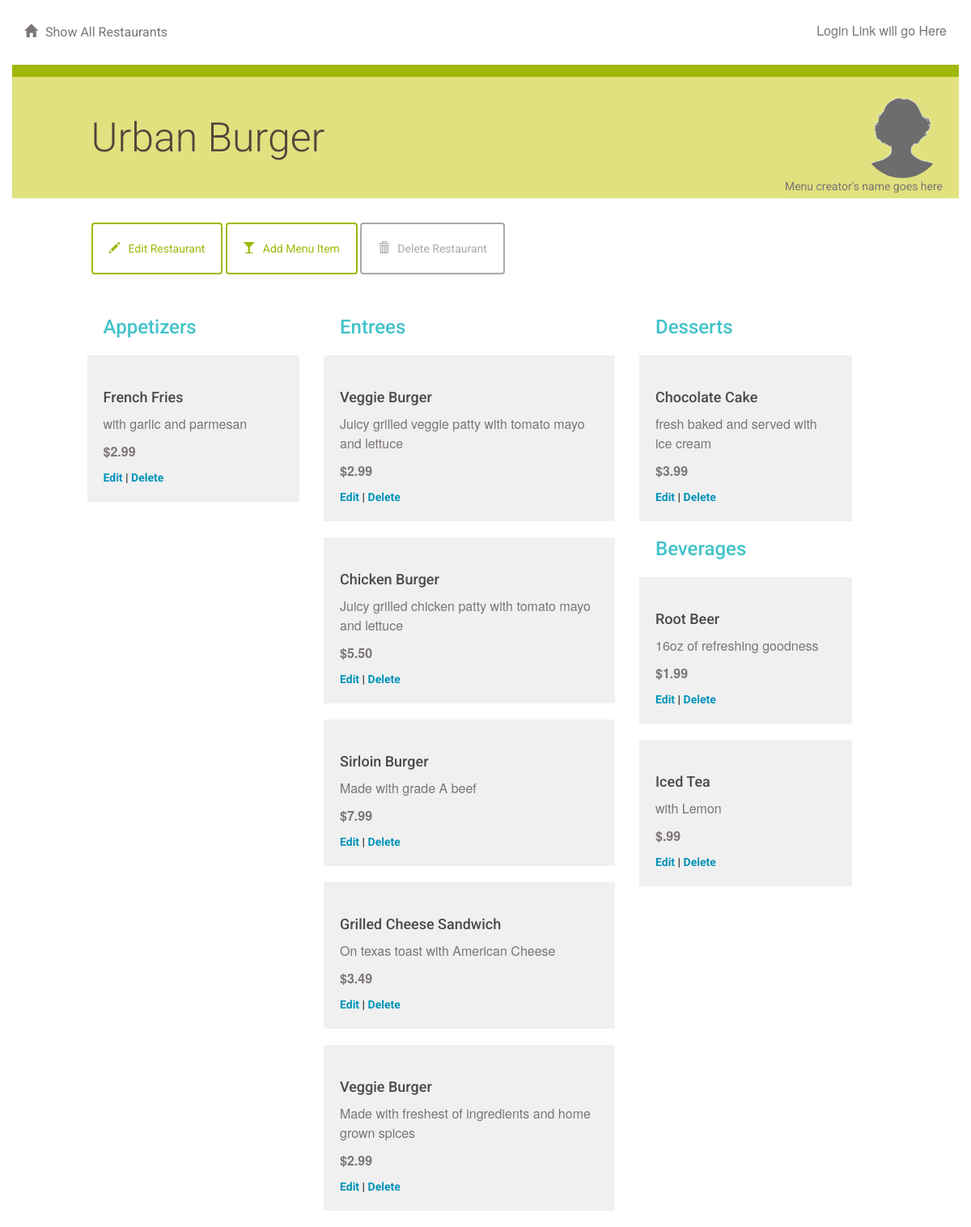
The app's page /restaurant/2/menu/ with its own data.
### oauth/database_setup.py (models this page shows, shortened)
class Restaurant(Base):
    __tablename__ = 'restaurant'
    id = Column(Integer, primary_key=True)
    name = Column(String(250), nullable=False)

class MenuItem(Base):
    __tablename__ = 'menu_item'
    name =Column(String(80), nullable = False)
    id = Column(Integer, primary_key = True)
    description = Column(String(250))
    price = Column(String(8))
    course = Column(String(250))
    restaurant_id = Column(Integer,ForeignKey('restaurant.id'))
    restaurant = relationship(Restaurant)

### oauth/project.py (the view)
@app.route('/restaurant/<int:restaurant_id>/')
@app.route('/restaurant/<int:restaurant_id>/menu/')
def showMenu(restaurant_id):
    restaurant = session.query(Restaurant).filter_by(id = restaurant_id).one()
    items = session.query(MenuItem).filter_by(restaurant_id = restaurant_id).all()
    return render_template('menu.html', items = items, restaurant = restaurant)

### oauth/templates/menu.html (shortened to what this page needs)
{% extends "main.html" %}
{% block content %}
{% include "header.html" %}
	<div class="row divider green">
		<div class="col-md-12"></div>
	</div>
	<div class="row banner menu">
		<div class="col-md-11 col-md-offset-1 padding-none">
			<h1>{{ restaurant.name }}
			<figure class="creator">
				<img src="{{ url_for('static', filename='blank_user.gif') }}">
				<figcaption>Menu creator's name goes here</figcaption>
			</figure>
			</h1>
		</div>
	</div>
	<div class="row padding-top padding-bottom">
		<div class="col-md-1"></div>
		<div class="col-md-11 padding-none">
			<a href="{{url_for('editRestaurant', restaurant_id = restaurant.id )}}">
				<button class="btn btn-default" id="new-menu-item">
					<span class="glyphicon glyphicon-pencil" aria-hidden="true"></span>Edit Restaurant
				</button>
			</a>
			<a href="{{url_for('newMenuItem', restaurant_id = restaurant.id )}}">
				<button class="btn btn-default" id="new-menu-item">
					<span class="glyphicon glyphicon-glass" aria-hidden="true"></span>Add Menu Item
				</button>
			</a>
						<a href="{{url_for('deleteRestaurant', restaurant_id = restaurant.id )}}">
				<button class="btn btn-default delete" id="delete-restaurant">
					<span class="glyphicon glyphicon-trash" aria-hidden="true"></span>Delete Restaurant
				</button>
			</a>
		</div>
		<div class="col-md-7"></div>
	</div>
	{% if items !=[] %}
		<div class="row">
			<div class="col-md-1"></div>
			<div class="col-md-3">
				<h2>Appetizers</h2>
					{% for i in items %}
						{% if i.course == 'Appetizer' %}
							<div class="menu-item">
								<h3>{{i.name}}</h3>
								<p>{{i.description}}</p>
								<p class="menu-price">{{i.price}}</p>
								<a href='{{url_for('editMenuItem', restaurant_id = restaurant.id, menu_id=i.id ) }}'>Edit</a> |
								<a href='{{url_for('deleteMenuItem', restaurant_id = restaurant.id, menu_id=i.id ) }}'>Delete</a>
							</div>
						{% endif %}
					{% endfor %}
			</div>
			<div class="col-md-4">
				<h2>Entrees</h2>
					{% for i in items %}
						{% if i.course == 'Entree' %}
						<div class="menu-item">
							<h3>{{i.name}}</h3>
							<p>{{i.description}}</p>
							<p class="menu-price">{{i.price}}</p>
							<a href='{{url_for('editMenuItem', restaurant_id = restaurant.id, menu_id=i.id ) }}'>Edit</a> |
							<a href='{{url_for('deleteMenuItem', restaurant_id = restaurant.id, menu_id=i.id ) }}'>Delete</a>
						</div>
						{% endif %}
					{% endfor %}
			</div>
			<div class="col-md-3">
				<h2>Desserts</h2>
					{% for i in items %}
						{% if i.course == 'Dessert' %}
						<div class="menu-item">
							<h3>{{i.name}}</h3>
							<p>{{i.description}}</p>
							<p class="menu-price">{{i.price}}</p>
							<a href='{{url_for('editMenuItem', restaurant_id = restaurant.id, menu_id=i.id ) }}'>Edit</a> |
							<a href='{{url_for('deleteMenuItem', restaurant_id = restaurant.id, menu_id=i.id ) }}'>Delete</a>
						</div>
						{% endif %}
					{% endfor %}
				<h2>Beverages</h2>
					{% for i in items %}
						{% if i.course == 'Beverage' %}
						<div class="menu-item">
							<h3>{{i.name}}</h3>
							<p>{{i.description}}</p>
							<p class="menu-price">{{i.price}}</p>
							<a href='{{url_for('editMenuItem', restaurant_id = restaurant.id, menu_id=i.id ) }}'>Edit</a> |
							<a href='{{url_for('deleteMenuItem', restaurant_id = restaurant.id, menu_id=i.id ) }}'>Delete</a>
						</div>
						{% endif %}
					{% endfor %}
			</div>
			<div class="col-md-1"></div>
		</div>
	{% endif %}
{% endblock %}

### oauth/templates/main.html (shortened to what this page needs)
<!DOCTYPE html>
<html lang="en">
	<head>
		<link rel="stylesheet" href="//netdna.bootstrapcdn.com/bootstrap/3.1.1/css/bootstrap.min.css">
		<link rel=stylesheet type=text/css href="{{ url_for('static', filename='styles.css') }}">
	</head>
	<body>
		<div class="container">
			{% block content %}
			{% endblock %}
		</div>
	</body>
</html>

### oauth/templates/header.html
<div class="row top-menu">
	<div class="col-md-6">
		<a href="{{url_for('showRestaurants')}}">
			<span class="glyphicon glyphicon-home" aria-hidden="true"></span>Show All Restaurants
		</a>
	</div>
	<div class="col-md-6 text-right">
					<p>Login Link will go Here </p>
	</div>
</div>

### oauth/static/styles.css (style rules this page uses)
* { font-family: "Helvetica Neue Bold", Roboto, Helvetica, Arial, sans-serif; font-weight: 700; }
h1 { font-family: "Helvetica Neue Light", Roboto, Helvetica, Arial, sans-serif; font-size: 50px; color: #51453B; line-height: 60px; font-weight: 300; }
h2 { font-size: 24px; color: #42C3C9; line-height: 29px; }
h3 { font-size: 18px; color: #4A4A4A; line-height: 23px; }
p { font-family: "Helvetica Neue", Roboto, Helvetica, Arial, sans-serif; font-size: 16px; color: #7B7573; line-height: 24px; font-weight: 400; }
a { font-size: 14px; color: #0093B9; line-height: 17px; }
.padding-top { padding-top: 30px; }
.padding-bottom { padding-bottom: 30px; }
.padding-none { padding: 0; }
.btn { padding: 20px; margin: 0; border-color: #9FB80A; border-width: 2px; color: #9FB80A;; }
.btn.delete { border-color: #aaaaaa; color: #aaaaaa; }
.glyphicon { margin-right: 10px; }
.top-menu { padding-top: 30px; padding-bottom: 30px; }
.top-menu p { margin-bottom: 0; line-height: 16px; }
.top-menu a { margin-bottom: 0; line-height: 16px; font-size: 16px; color: #7B7573; font-weight: 400; }
.divider { height: 15px; }
.divider.green { background-color: #9FB80A; }
.banner.menu { height: 150px; background-color: #E1E17F; }
.banner h1 { margin: 45px 0; }
.menu-item { background: #F0F0F0; padding: 20px; margin: 20px; margin-left: -20px; }
.menu-price { font-weight: 700; }
.creator { padding-right: 20px; margin-top: -20px; text-align: right; float:right; }
.creator img { width: 100px; border-radius: 50%; }
.creator figcaption { font-size: 14px; color: #7B7573; font-weight: 400; margin-top: -20px; }

### records on screen
Restaurant: name "Urban Burger"
MenuItem: name "French Fries", description "with garlic and parmesan", price "$2.99"
MenuItem: name "Veggie Burger", description "Juicy grilled veggie patty with tomato mayo and lettuce", price "$2.99"
MenuItem: name "Chicken Burger", description "Juicy grilled chicken patty with tomato mayo and lettuce", price "$5.50"
MenuItem: name "Sirloin Burger", description "Made with grade A beef", price "$7.99"
MenuItem: name "Grilled Cheese Sandwich", description "On texas toast with American Cheese", price "$3.49"
MenuItem: name "Veggie Burger", description "Made with freshest of ingredients and home grown spices", price "$2.99"
MenuItem: name "Chocolate Cake", description "fresh baked and served with ice cream", price "$3.99"
MenuItem: name "Root Beer", description "16oz of refreshing goodness", price "$1.99"
MenuItem: name "Iced Tea", description "with Lemon", price "$.99"
